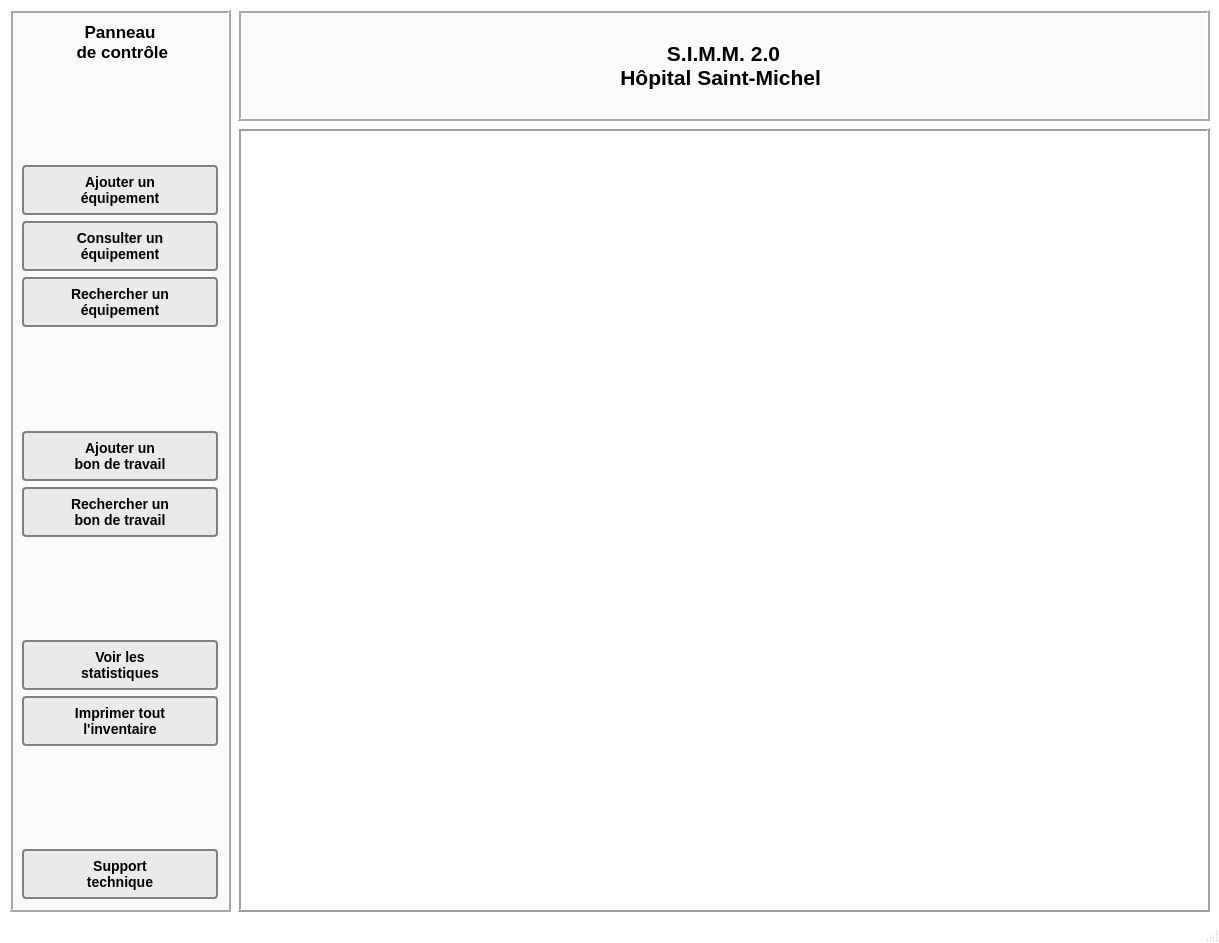
<?xml version="1.0" encoding="UTF-8"?>
<ui version="4.0">
 <class>MainWindow</class>
 <widget class="QMainWindow" name="MainWindow">
  <property name="geometry">
   <rect>
    <x>0</x>
    <y>0</y>
    <width>1219</width>
    <height>943</height>
   </rect>
  </property>
  <property name="windowTitle">
   <string>MainWindow</string>
  </property>
  <property name="styleSheet">
   <string notr="true">#MainWindow{
background: white;
}</string>
  </property>
  <widget class="QWidget" name="centralwidget">
   <layout class="QGridLayout" name="gridLayout_4">
    <item row="0" column="0" rowspan="2">
     <widget class="QFrame" name="framePanneauDeControle">
      <property name="styleSheet">
       <string notr="true">#framePanneauDeControle {
background: rgb(250, 250, 250);
min-width:220px;
}

QLineEdit {
padding: 1px;
border-style: solid;
border: 2px solid gray;
border-radius: 8px;
min-width: 50px;
max-width: 150px;
}

QDateEdit {
max-width: 105px
}

QPushButton {
color: black;
background-color: rgb(234, 234, 234);
border-width: 2px;
border-color: grey;
border-style: solid;
border-radius: 4px;
padding: 3px;
font: bold 14px;
padding-left: 5px;
padding-right: 5px;
min-width: 40px;
max-width:220px;
min-height: 40px;
max-height: 40px;
}

QPushButton:hover {
background-color: qlineargradient(x1: 0, y1: 1, x2: 0, y2: 0, stop: 0 #edf2f8, stop: 1 #c8d9ea);
}

QPushButton:pressed {
background-color: rgb(193, 213, 243);
}


QComboBox {
    border: 1px solid gray;
    border-radius: 3px;
    padding: 1px 18px 1px 3px;
    min-width: 8em;
	max-width: 200px;
	
}

QComboBox:editable {
    background: white;
}

QComboBox:!editable, QComboBox::drop-down:editable {
     background: qlineargradient(x1: 0, y1: 0, x2: 0, y2: 1,
                                 stop: 0 #E1E1E1, stop: 0.4 #DDDDDD,
                                 stop: 0.5 #D8D8D8, stop: 1.0 #D3D3D3);
}

/* QComboBox gets the &quot;on&quot; state when the popup is open */
QComboBox:!editable:on, QComboBox::drop-down:editable:on {
    background: qlineargradient(x1: 0, y1: 0, x2: 0, y2: 1,
                                stop: 0 #D3D3D3, stop: 0.4 #D8D8D8,
                                stop: 0.5 #DDDDDD, stop: 1.0 #E1E1E1);
}

QComboBox:on { /* shift the text when the popup opens */
    padding-top: 3px;
    padding-left: 4px;
}

QComboBox::drop-down {
    subcontrol-origin: padding;
    subcontrol-position: top right;
    width: 15px;

    border-left-width: 1px;
    border-left-color: darkgrey;
    border-left-style: solid; /* just a single line */
    border-top-right-radius: 3px; /* same radius as the QComboBox */
    border-bottom-right-radius: 3px;
}

QComboBox::down-arrow {
    image: url(/usr/share/icons/crystalsvg/16x16/actions/1downarrow.png);
}

QComboBox::down-arrow:on { /* shift the arrow when popup is open */
    top: 1px;
    left: 1px;
}</string>
      </property>
      <property name="frameShape">
       <enum>QFrame::Box</enum>
      </property>
      <property name="frameShadow">
       <enum>QFrame::Raised</enum>
      </property>
      <property name="lineWidth">
       <number>2</number>
      </property>
      <layout class="QGridLayout" name="gridLayout">
       <item row="0" column="0">
        <layout class="QVBoxLayout" name="verticalLayout">
         <item>
          <widget class="QLabel" name="titrePanneauDeControle">
           <property name="font">
            <font>
             <pointsize>13</pointsize>
             <weight>75</weight>
             <bold>true</bold>
            </font>
           </property>
           <property name="text">
            <string>Panneau
 de contrôle</string>
           </property>
           <property name="alignment">
            <set>Qt::AlignCenter</set>
           </property>
          </widget>
         </item>
         <item>
          <spacer name="verticalSpacer">
           <property name="orientation">
            <enum>Qt::Vertical</enum>
           </property>
           <property name="sizeHint" stdset="0">
            <size>
             <width>20</width>
             <height>40</height>
            </size>
           </property>
          </spacer>
         </item>
         <item>
          <widget class="QPushButton" name="ajouterUnEquipementButton">
           <property name="text">
            <string>Ajouter un
équipement</string>
           </property>
           <property name="icon">
            <iconset>
             <normaloff>../../Apprentissage Python/exercices/Hatim/Accueil/plus.png</normaloff>../../Apprentissage Python/exercices/Hatim/Accueil/plus.png</iconset>
           </property>
           <property name="iconSize">
            <size>
             <width>40</width>
             <height>40</height>
            </size>
           </property>
          </widget>
         </item>
         <item>
          <widget class="QPushButton" name="consulterUnEquipementButton">
           <property name="text">
            <string>Consulter un
équipement</string>
           </property>
           <property name="icon">
            <iconset>
             <normaloff>edit.png</normaloff>edit.png</iconset>
           </property>
           <property name="iconSize">
            <size>
             <width>40</width>
             <height>40</height>
            </size>
           </property>
          </widget>
         </item>
         <item>
          <widget class="QPushButton" name="rechercherUnEquipementButton">
           <property name="text">
            <string>Rechercher un
équipement</string>
           </property>
           <property name="icon">
            <iconset>
             <normaloff>magnifying-glass.png</normaloff>magnifying-glass.png</iconset>
           </property>
           <property name="iconSize">
            <size>
             <width>40</width>
             <height>40</height>
            </size>
           </property>
          </widget>
         </item>
         <item>
          <spacer name="verticalSpacer_2">
           <property name="orientation">
            <enum>Qt::Vertical</enum>
           </property>
           <property name="sizeHint" stdset="0">
            <size>
             <width>20</width>
             <height>40</height>
            </size>
           </property>
          </spacer>
         </item>
         <item>
          <widget class="QPushButton" name="ajouterBdtButton">
           <property name="text">
            <string>Ajouter un
bon de travail</string>
           </property>
           <property name="icon">
            <iconset>
             <normaloff>add.png</normaloff>add.png</iconset>
           </property>
           <property name="iconSize">
            <size>
             <width>40</width>
             <height>40</height>
            </size>
           </property>
          </widget>
         </item>
         <item>
          <widget class="QPushButton" name="rechercherBdtButton">
           <property name="text">
            <string>Rechercher un
bon de travail</string>
           </property>
           <property name="icon">
            <iconset>
             <normaloff>search.png</normaloff>search.png</iconset>
           </property>
           <property name="iconSize">
            <size>
             <width>40</width>
             <height>40</height>
            </size>
           </property>
          </widget>
         </item>
         <item>
          <spacer name="verticalSpacer_12">
           <property name="orientation">
            <enum>Qt::Vertical</enum>
           </property>
           <property name="sizeHint" stdset="0">
            <size>
             <width>20</width>
             <height>40</height>
            </size>
           </property>
          </spacer>
         </item>
         <item>
          <widget class="QPushButton" name="statistiquesButton">
           <property name="text">
            <string>Voir les
statistiques</string>
           </property>
           <property name="icon">
            <iconset>
             <normaloff>graph.png</normaloff>graph.png</iconset>
           </property>
           <property name="iconSize">
            <size>
             <width>40</width>
             <height>40</height>
            </size>
           </property>
          </widget>
         </item>
         <item>
          <widget class="QPushButton" name="imprimerButton">
           <property name="text">
            <string>Imprimer tout
l'inventaire</string>
           </property>
           <property name="icon">
            <iconset>
             <normaloff>printer.png</normaloff>printer.png</iconset>
           </property>
           <property name="iconSize">
            <size>
             <width>40</width>
             <height>40</height>
            </size>
           </property>
          </widget>
         </item>
         <item>
          <spacer name="verticalSpacer_10">
           <property name="orientation">
            <enum>Qt::Vertical</enum>
           </property>
           <property name="sizeHint" stdset="0">
            <size>
             <width>20</width>
             <height>40</height>
            </size>
           </property>
          </spacer>
         </item>
         <item>
          <widget class="QPushButton" name="supportButton">
           <property name="text">
            <string>Support
technique</string>
           </property>
           <property name="icon">
            <iconset>
             <normaloff>PC2.png</normaloff>PC2.png</iconset>
           </property>
           <property name="iconSize">
            <size>
             <width>40</width>
             <height>40</height>
            </size>
           </property>
           <property name="autoDefault">
            <bool>false</bool>
           </property>
           <property name="default">
            <bool>false</bool>
           </property>
           <property name="flat">
            <bool>false</bool>
           </property>
          </widget>
         </item>
        </layout>
       </item>
      </layout>
     </widget>
    </item>
    <item row="0" column="1">
     <widget class="QFrame" name="frameTitre">
      <property name="styleSheet">
       <string notr="true">#frameTitre{
background-color: rgb(250, 250, 250);
max-height:110px;
}</string>
      </property>
      <property name="frameShape">
       <enum>QFrame::Box</enum>
      </property>
      <property name="frameShadow">
       <enum>QFrame::Raised</enum>
      </property>
      <property name="lineWidth">
       <number>2</number>
      </property>
      <layout class="QHBoxLayout" name="horizontalLayout">
       <item>
        <spacer name="horizontalSpacer">
         <property name="orientation">
          <enum>Qt::Horizontal</enum>
         </property>
         <property name="sizeHint" stdset="0">
          <size>
           <width>289</width>
           <height>20</height>
          </size>
         </property>
        </spacer>
       </item>
       <item>
        <widget class="QLabel" name="titrePrincipal">
         <property name="font">
          <font>
           <pointsize>16</pointsize>
           <weight>75</weight>
           <bold>true</bold>
          </font>
         </property>
         <property name="frameShadow">
          <enum>QFrame::Plain</enum>
         </property>
         <property name="text">
          <string>S.I.M.M. 2.0
Hôpital Saint-Michel </string>
         </property>
         <property name="alignment">
          <set>Qt::AlignCenter</set>
         </property>
        </widget>
       </item>
       <item>
        <spacer name="horizontalSpacer_2">
         <property name="orientation">
          <enum>Qt::Horizontal</enum>
         </property>
         <property name="sizeHint" stdset="0">
          <size>
           <width>258</width>
           <height>20</height>
          </size>
         </property>
        </spacer>
       </item>
      </layout>
      <zorder>horizontalSpacer</zorder>
      <zorder>titrePrincipal</zorder>
      <zorder>horizontalSpacer_2</zorder>
     </widget>
    </item>
    <item row="1" column="1">
     <layout class="QGridLayout" name="gridLayout_3">
      <item row="0" column="0">
       <widget class="QFrame" name="Frame">
        <property name="styleSheet">
         <string notr="true"/>
        </property>
        <property name="frameShape">
         <enum>QFrame::Box</enum>
        </property>
        <property name="frameShadow">
         <enum>QFrame::Raised</enum>
        </property>
        <property name="lineWidth">
         <number>2</number>
        </property>
        <layout class="QGridLayout" name="gridLayout_2">
         <item row="0" column="0">
          <widget class="QWidget" name="WidgetWindow" native="true"/>
         </item>
        </layout>
       </widget>
      </item>
     </layout>
    </item>
   </layout>
   <zorder>frameTitre</zorder>
   <zorder>framePanneauDeControle</zorder>
  </widget>
  <widget class="QMenuBar" name="menubar">
   <property name="geometry">
    <rect>
     <x>0</x>
     <y>0</y>
     <width>1219</width>
     <height>31</height>
    </rect>
   </property>
  </widget>
  <widget class="QStatusBar" name="statusbar"/>
 </widget>
 <resources/>
 <connections/>
</ui>
